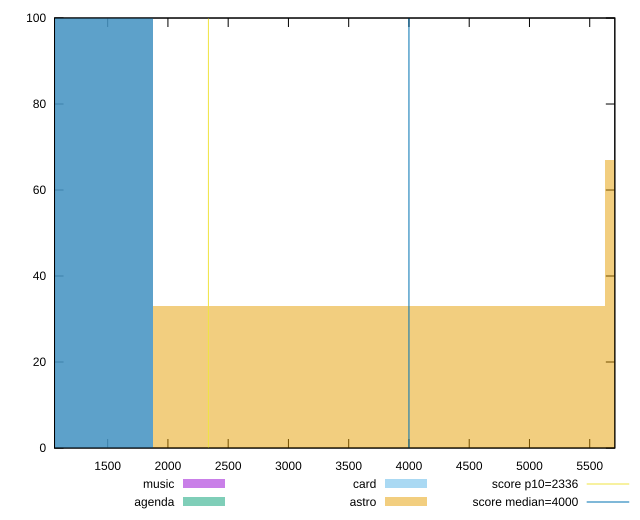

Write gnuplot code to recreate this figure.
reset

$music <<EOF
0 100
EOF

$agenda <<EOF
0 100
EOF

$card <<EOF
0 100
EOF

$astro <<EOF
3751.831491615899 33
7503.662983231798 67
EOF

set key outside below
set boxwidth 3751.831491615899
set xrange [1059.1248:5708.268000000001]
set yrange [0:100]
set trange [0:100]
set style fill transparent solid 0.5 noborder

set parametric
set terminal svg size 640, 520 enhanced background rgb 'white'
set output "reports/report_00031_2021-02-24T23-18-18.084Z/first-meaningful-paint/comparison/histogram/all_raw.svg"

plot $music title "music" with boxes, \
     $agenda title "agenda" with boxes, \
     $card title "card" with boxes, \
     $astro title "astro" with boxes, \
     2336,t title "score p10=2336", \
     4000,t title "score median=4000"

reset
